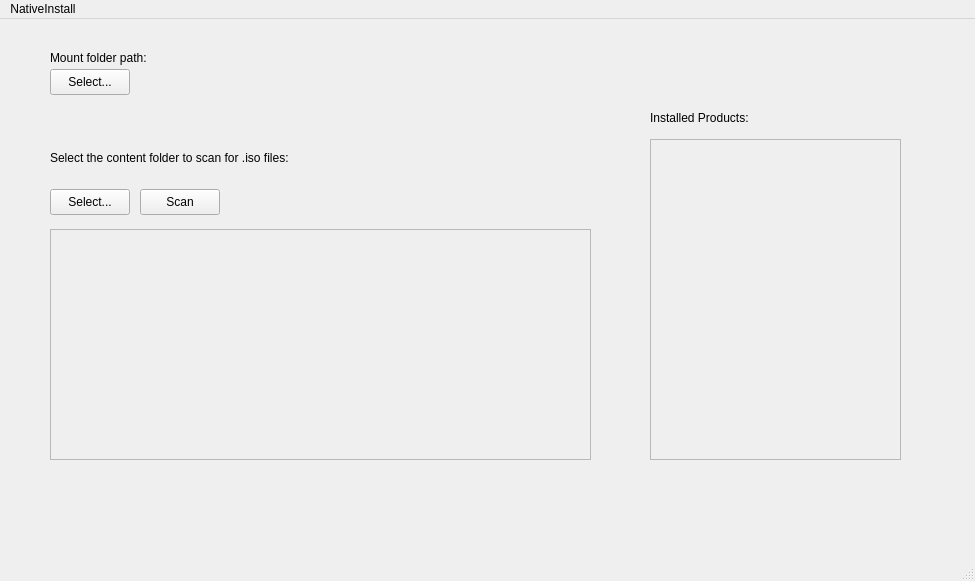
<?xml version="1.0" encoding="UTF-8"?>
<ui version="4.0">
 <class>MainWindow</class>
 <widget class="QMainWindow" name="MainWindow">
  <property name="geometry">
   <rect>
    <x>0</x>
    <y>0</y>
    <width>975</width>
    <height>581</height>
   </rect>
  </property>
  <property name="windowTitle">
   <string>MainWindow</string>
  </property>
  <widget class="QWidget" name="centralwidget">
   <widget class="QPushButton" name="SelectButton">
    <property name="geometry">
     <rect>
      <x>50</x>
      <y>170</y>
      <width>80</width>
      <height>26</height>
     </rect>
    </property>
    <property name="text">
     <string>Select...</string>
    </property>
   </widget>
   <widget class="QLabel" name="InstructionLabel_1">
    <property name="geometry">
     <rect>
      <x>50</x>
      <y>130</y>
      <width>311</width>
      <height>18</height>
     </rect>
    </property>
    <property name="text">
     <string>Select the content folder to scan for .iso files: </string>
    </property>
   </widget>
   <widget class="QPushButton" name="ScanButton">
    <property name="geometry">
     <rect>
      <x>140</x>
      <y>170</y>
      <width>80</width>
      <height>26</height>
     </rect>
    </property>
    <property name="text">
     <string>Scan</string>
    </property>
   </widget>
   <widget class="QLabel" name="folderLabel">
    <property name="geometry">
     <rect>
      <x>50</x>
      <y>150</y>
      <width>271</width>
      <height>18</height>
     </rect>
    </property>
    <property name="text">
     <string/>
    </property>
   </widget>
   <widget class="QLabel" name="ResultLabel">
    <property name="geometry">
     <rect>
      <x>50</x>
      <y>240</y>
      <width>371</width>
      <height>31</height>
     </rect>
    </property>
    <property name="text">
     <string/>
    </property>
   </widget>
   <widget class="QScrollArea" name="scrollArea">
    <property name="geometry">
     <rect>
      <x>50</x>
      <y>210</y>
      <width>541</width>
      <height>231</height>
     </rect>
    </property>
    <property name="widgetResizable">
     <bool>true</bool>
    </property>
    <widget class="QWidget" name="scrollAreaWidgetContents_2">
     <property name="geometry">
      <rect>
       <x>0</x>
       <y>0</y>
       <width>539</width>
       <height>229</height>
      </rect>
     </property>
     <widget class="QWidget" name="gridLayoutWidget">
      <property name="geometry">
       <rect>
        <x>10</x>
        <y>10</y>
        <width>311</width>
        <height>401</height>
       </rect>
      </property>
      <layout class="QGridLayout" name="gridLayout">
       <property name="sizeConstraint">
        <enum>QLayout::SetNoConstraint</enum>
       </property>
      </layout>
     </widget>
    </widget>
   </widget>
   <widget class="QLabel" name="ErrorLabel">
    <property name="geometry">
     <rect>
      <x>50</x>
      <y>460</y>
      <width>541</width>
      <height>61</height>
     </rect>
    </property>
    <property name="text">
     <string/>
    </property>
   </widget>
   <widget class="QLabel" name="Mountfoldershowerlabel">
    <property name="geometry">
     <rect>
      <x>50</x>
      <y>30</y>
      <width>131</width>
      <height>18</height>
     </rect>
    </property>
    <property name="text">
     <string>Mount folder path: </string>
    </property>
   </widget>
   <widget class="QLabel" name="MountPathLabel">
    <property name="geometry">
     <rect>
      <x>180</x>
      <y>30</y>
      <width>441</width>
      <height>41</height>
     </rect>
    </property>
    <property name="text">
     <string/>
    </property>
   </widget>
   <widget class="QPushButton" name="MountPathButton">
    <property name="geometry">
     <rect>
      <x>50</x>
      <y>50</y>
      <width>80</width>
      <height>26</height>
     </rect>
    </property>
    <property name="text">
     <string>Select...</string>
    </property>
   </widget>
   <widget class="QScrollArea" name="scrollArea_2">
    <property name="geometry">
     <rect>
      <x>650</x>
      <y>120</y>
      <width>251</width>
      <height>321</height>
     </rect>
    </property>
    <property name="widgetResizable">
     <bool>true</bool>
    </property>
    <widget class="QWidget" name="scrollAreaWidgetContents">
     <property name="geometry">
      <rect>
       <x>0</x>
       <y>0</y>
       <width>249</width>
       <height>319</height>
      </rect>
     </property>
    </widget>
   </widget>
   <widget class="QLabel" name="label">
    <property name="geometry">
     <rect>
      <x>650</x>
      <y>90</y>
      <width>141</width>
      <height>18</height>
     </rect>
    </property>
    <property name="text">
     <string>Installed Products: </string>
    </property>
   </widget>
  </widget>
  <widget class="QMenuBar" name="menubar">
   <property name="geometry">
    <rect>
     <x>0</x>
     <y>0</y>
     <width>975</width>
     <height>23</height>
    </rect>
   </property>
   <widget class="QMenu" name="menuNativeInstall">
    <property name="title">
     <string>NativeInstall</string>
    </property>
   </widget>
   <addaction name="menuNativeInstall"/>
  </widget>
  <widget class="QStatusBar" name="statusbar"/>
 </widget>
 <resources/>
 <connections/>
</ui>
